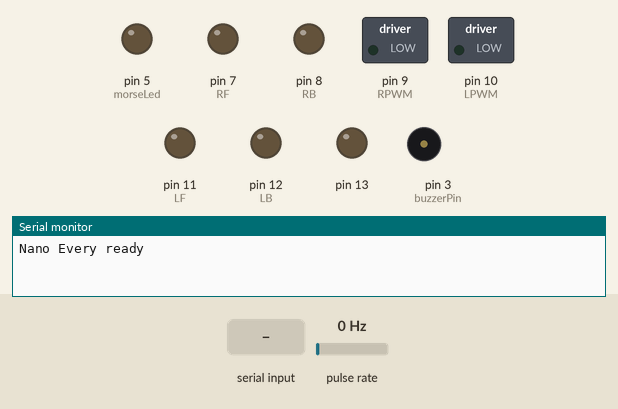
Recording of a sketch running on a simulated Arduino Mega 2560, built with avr-gcc and run on an emulated ATmega2560. Shown: switched loads named in the sketch (green lamp = pin HIGH), output pins drawn as LEDs (lit = HIGH), buzzer (waves = sounding), the last lines printed to the serial monitor. Wiring (inferred from the names in the program): pulse sensor: data pin 2. The inputs (shaded band) are chosen by the test bench; at power-on: pulse rate 0 Hz.

Above: at 1.2 s.
1.3 s: "O" received over the second serial link
At 3.3 s:
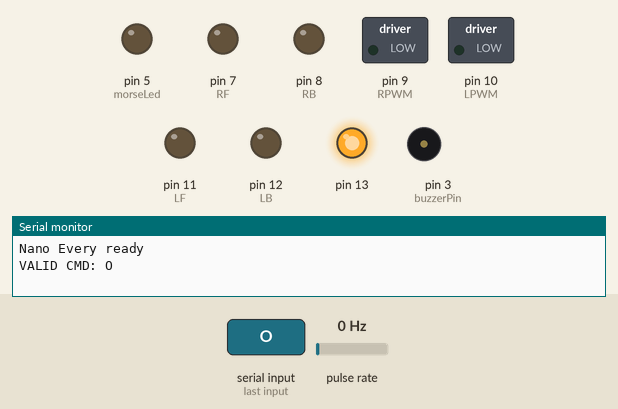
4.3 s: "F" received over the second serial link
At 5.5 s:
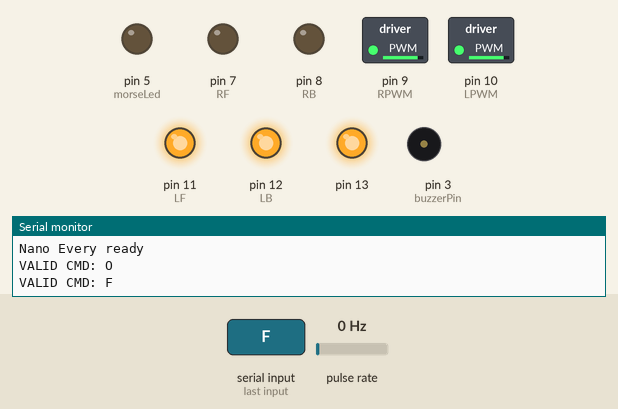
5.8 s: "B" received over the second serial link
At 6.8 s:
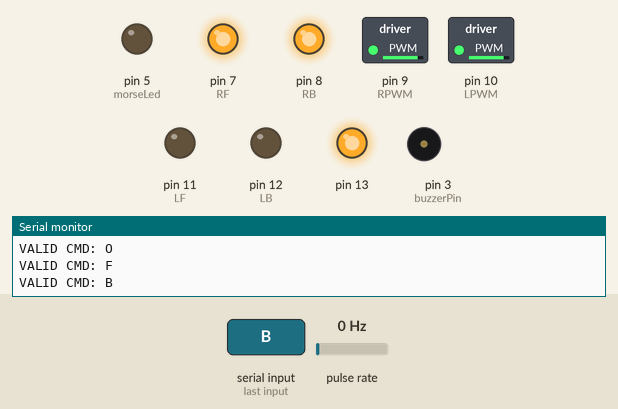
7.3 s: "R" received over the second serial link
At 8.0 s:
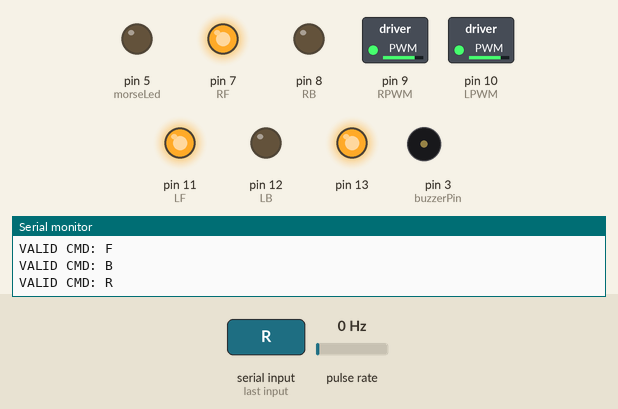
8.8 s: "L" received over the second serial link
At 9.1 s:
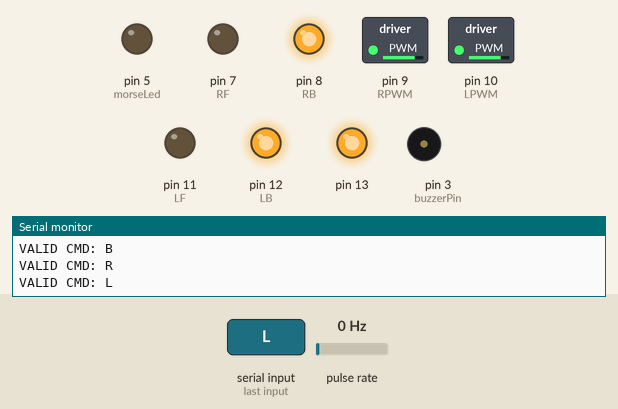
Timing chart, 0 to 11.3 s (numbered marks = the images above; inputs shaded):
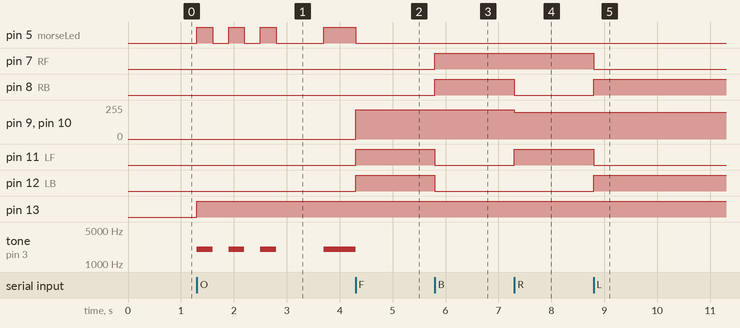

Measured:
- after the input at 1.3 s, pin 5 (morseLed): LOW → HIGH at once, then repeats every 0.60 s: LOW 0.30 s, HIGH 0.30 s; pin 13: LOW → HIGH at once; tone on pin 3 (buzzerPin): silent → 2000 Hz at once, then repeats every 0.60 s: silent 0.30 s, 2000 Hz 0.30 s
- after the input at 4.3 s, pin 9 (RPWM), pin 10 (LPWM): 0/255 → 220/255 at once; pin 11 (LF), pin 12 (LB): LOW → HIGH at once
- after the input at 5.8 s, pin 7 (RF), pin 8 (RB): LOW → HIGH at once; pin 11 (LF), pin 12 (LB): HIGH → LOW at once
- after the input at 7.3 s, pin 8 (RB): HIGH → LOW at once; pin 9 (RPWM), pin 10 (LPWM): 220/255 → 200/255 at once; pin 11 (LF): LOW → HIGH at once
- after the input at 8.8 s, pin 7 (RF), pin 11 (LF): HIGH → LOW at once; pin 8 (RB), pin 12 (LB): LOW → HIGH at once

The sketch:

robot_controller.ino
```cpp
const int button = 6;
const int RF = 7;
const int RB = 8;
const int RPWM = 9;
const int LPWM = 10;
const int LF = 11;
const int LB = 12;
const int rightEnc = 2;
const int leftEnc = 4;
const int buzzerPin = 3;
const int morseLed = 5;

const int moveSpeed = 220;
const int turnSpeed = 200;

const unsigned long dotTime = 300;
const unsigned long dashTime = 900;
const unsigned long gapTime = 300;
const unsigned long letterGap = 900;
const unsigned long wordGap = 2100;
const int morseFreq = 2000;

volatile unsigned long rightCount = 0;
volatile unsigned long leftCount = 0;

char currentCmd = 'S';
bool sosMode = false;
bool morseOutputOn = false;
unsigned long morseTimer = 0;
int sosStep = 0;

void countRight() { rightCount++; }
void countLeft() { leftCount++; }

void stopMotors() {
  analogWrite(RPWM, 0);
  analogWrite(LPWM, 0);
  digitalWrite(RF, LOW);
  digitalWrite(RB, LOW);
  digitalWrite(LF, LOW);
  digitalWrite(LB, LOW);
}

void driveBackward() {
  digitalWrite(RF, HIGH);
  digitalWrite(RB, HIGH);
  digitalWrite(LF, LOW);
  digitalWrite(LB, LOW);
  analogWrite(RPWM, moveSpeed);
  analogWrite(LPWM, moveSpeed);
}

void driveForward() {
  digitalWrite(RF, LOW);
  digitalWrite(RB, LOW);
  digitalWrite(LF, HIGH);
  digitalWrite(LB, HIGH);
  analogWrite(RPWM, moveSpeed);
  analogWrite(LPWM, moveSpeed);
}

void turnRight() {
  digitalWrite(RF, HIGH);
  digitalWrite(RB, LOW);
  digitalWrite(LF, HIGH);
  digitalWrite(LB, LOW);
  analogWrite(RPWM, turnSpeed);
  analogWrite(LPWM, turnSpeed);
}

void turnLeft() {
  digitalWrite(RF, LOW);
  digitalWrite(RB, HIGH);
  digitalWrite(LF, LOW);
  digitalWrite(LB, HIGH);
  analogWrite(RPWM, turnSpeed);
  analogWrite(LPWM, turnSpeed);
}

void applyDriveCommand(char cmd) {
  if (cmd == 'F') driveForward();
  else if (cmd == 'B') driveBackward();
  else if (cmd == 'R') turnRight();
  else if (cmd == 'L') turnLeft();
  else stopMotors();
}

void morseOn() {
  if (!morseOutputOn) {
    digitalWrite(morseLed, HIGH);
    tone(buzzerPin, morseFreq);
    morseOutputOn = true;
  }
}

void morseOff() {
  if (morseOutputOn) {
    digitalWrite(morseLed, LOW);
    noTone(buzzerPin);
    morseOutputOn = false;
  }
}

void stopSosMode() {
  sosMode = false;
  sosStep = 0;
  morseOff();
}

void startSosMode() {
  sosMode = true;
  sosStep = 0;
  morseTimer = millis();
  morseOff();
}

void updateSos() {
  if (!sosMode) return;
  unsigned long now = millis();

  switch (sosStep) {
    case 0: morseOn(); morseTimer = now; sosStep = 1; break;
    case 1: if (now - morseTimer >= dotTime) { morseOff(); morseTimer = now; sosStep = 2; } break;
    case 2: if (now - morseTimer >= gapTime) { morseOn(); morseTimer = now; sosStep = 3; } break;
    case 3: if (now - morseTimer >= dotTime) { morseOff(); morseTimer = now; sosStep = 4; } break;
    case 4: if (now - morseTimer >= gapTime) { morseOn(); morseTimer = now; sosStep = 5; } break;
    case 5: if (now - morseTimer >= dotTime) { morseOff(); morseTimer = now; sosStep = 6; } break;
    case 6: if (now - morseTimer >= letterGap) { morseOn(); morseTimer = now; sosStep = 7; } break;
    case 7: if (now - morseTimer >= dashTime) { morseOff(); morseTimer = now; sosStep = 8; } break;
    case 8: if (now - morseTimer >= gapTime) { morseOn(); morseTimer = now; sosStep = 9; } break;
    case 9: if (now - morseTimer >= dashTime) { morseOff(); morseTimer = now; sosStep = 10; } break;
    case 10: if (now - morseTimer >= gapTime) { morseOn(); morseTimer = now; sosStep = 11; } break;
    case 11: if (now - morseTimer >= dashTime) { morseOff(); morseTimer = now; sosStep = 12; } break;
    case 12: if (now - morseTimer >= letterGap) { morseOn(); morseTimer = now; sosStep = 13; } break;
    case 13: if (now - morseTimer >= dotTime) { morseOff(); morseTimer = now; sosStep = 14; } break;
    case 14: if (now - morseTimer >= gapTime) { morseOn(); morseTimer = now; sosStep = 15; } break;
    case 15: if (now - morseTimer >= dotTime) { morseOff(); morseTimer = now; sosStep = 16; } break;
    case 16: if (now - morseTimer >= gapTime) { morseOn(); morseTimer = now; sosStep = 17; } break;
    case 17: if (now - morseTimer >= dotTime) { morseOff(); morseTimer = now; sosStep = 18; } break;
    case 18: if (now - morseTimer >= wordGap) { sosStep = 0; } break;
  }
}

void setup() {
  pinMode(button, INPUT_PULLUP);
  pinMode(RF, OUTPUT);
  pinMode(RB, OUTPUT);
  pinMode(RPWM, OUTPUT);
  pinMode(LF, OUTPUT);
  pinMode(LB, OUTPUT);
  pinMode(LPWM, OUTPUT);
  pinMode(rightEnc, INPUT);
  pinMode(leftEnc, INPUT);
  pinMode(13, OUTPUT);
  pinMode(buzzerPin, OUTPUT);
  pinMode(morseLed, OUTPUT);

  attachInterrupt(digitalPinToInterrupt(rightEnc), countRight, RISING);
  attachInterrupt(digitalPinToInterrupt(leftEnc), countLeft, RISING);

  Serial.begin(115200);
  Serial1.begin(115200);
  stopMotors();
  morseOff();
  Serial.println("Nano Every ready");
}

void loop() {
  if (Serial1.available()) {
    char cmd = Serial1.read();
    if (cmd == 'F' || cmd == 'B' || cmd == 'L' || cmd == 'R' ||
        cmd == 'S' || cmd == 'M' || cmd == 'O') {
      if (cmd != currentCmd) {
        currentCmd = cmd;
        Serial.print("VALID CMD: ");
        Serial.println(currentCmd);

        if (cmd == 'M') {
          stopMotors();
          stopSosMode();
          morseOn();
          digitalWrite(13, HIGH);
        } else if (cmd == 'O') {
          stopMotors();
          startSosMode();
          digitalWrite(13, HIGH);
        } else {
          stopSosMode();
          morseOff();
          if (cmd == 'S') digitalWrite(13, LOW);
          else digitalWrite(13, HIGH);
          applyDriveCommand(cmd);
        }
      }
    }
  }

  updateSos();
}
```
